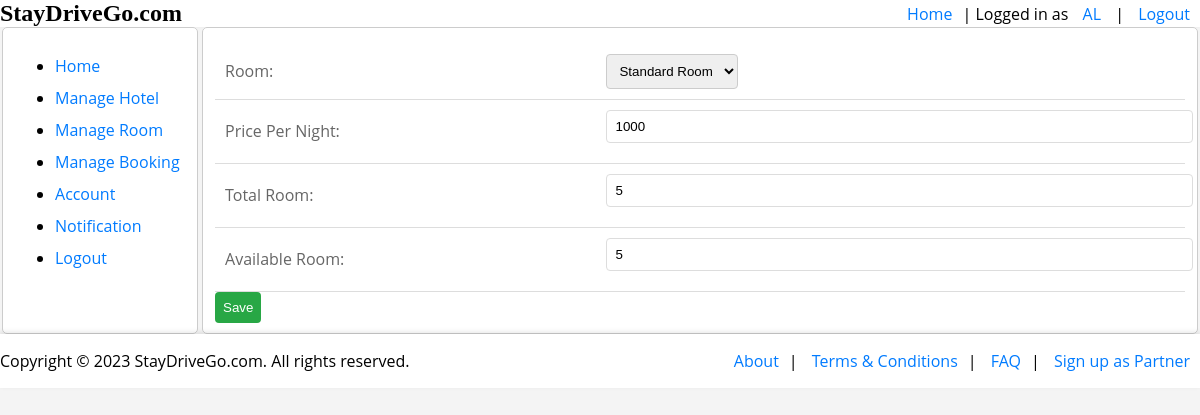
Screenshot of /view/editroom.php?id=26 (signed in) with the database file from the repository.
### tables this page shows
CREATE TABLE `roomtype` (
  `RoomTypeID` int(20) NOT NULL,
  `HotelID` int(20) NOT NULL,
  `TypeName` varchar(20) NOT NULL,
  `PricePerNight` int(20) NOT NULL,
  `TotalRooms` int(20) NOT NULL,
  `AvailableRooms` int(20) NOT NULL
);

### Model/hotelownermodel.php (called while the page is built, shortened)
<?php
function getRoom($roomid)
{
    $con = getConnection();
    $sql = "SELECT * FROM roomtype WHERE RoomTypeID = '{$roomid}'";
    $result = mysqli_query($con, $sql);
    $count = mysqli_num_rows($result);
    if ($count == 1) {
        $row = mysqli_fetch_assoc($result);
        return $row;
    } else {
        echo "Error";
        return false;
    }
}
?>

### View/editroom.php (the view, shortened to what this page needs)
<?php
require_once('../Model/hotelownermodel.php');
$roomid = $_GET['id'];
$room_info = getRoom($roomid);
?>
<!DOCTYPE html>
<html lang="en">
<head>
   <link rel="stylesheet" type="text/css" href="../Asset/home.css">
</head>
<body>
    <?php include_once('header.php'); ?>
    <section style="display: flex; justify-content: center;">
    <div style="width: 20%; display: flex; height: auto;">
            <?php include_once('menu.php') ?>
        </div>
        <div style="width: 100%; display: flex; height: auto;">
            <fieldset style="width: 100%;">
            <form action="../Controller/editroomcheck.php" method="post" onsubmit="return editroom();">
                    <table>
                        <tr>
                            <td>Room:</td>
                            <td>
                                <select name="room" id="room">
                                    <option value="standard" <?= ($room_info['TypeName'] === 'standard') ? 'selected' : '' ?>>Standard Room</option>
                                </select>
                            </td>
                        </tr>
                        <tr>
                            <td>Price Per Night:</td>
                            <td><input type="number" name="PricePerNight" id="PricePerNight" value="<?= $room_info['PricePerNight'] ?>" min="1"/></td>
                        </tr>
                        <tr>
                            <td>Total Room:</td>
                            <td><input type="number" name="TotalRooms" id="TotalRooms" value="<?= $room_info['TotalRooms'] ?>" min="1"/></td>
                        </tr>
                        <tr>
                            <td>Available Room:</td>
                            <td><input type="number" name="AvailableRooms" id="AvailableRooms" value="<?= $room_info['AvailableRooms']  ?>" min="1" /></td>
                        </tr>
                    </table>
                    <input type="Submit" value="Save">
                </form>
            </fieldset>
        </div>
    </section>
    <?php include_once('footerpublic.php'); ?>
</body>
</html>

### Asset/home.css (style rules this page uses)
body { font-family: "Open Sans", sans-serif; margin: 0; padding: 0; background-color: #f4f4f4; }
section { display: fixed; }
fieldset { border: 1px solid #ccc; border-radius: 5px; width: 90%; background-color: white; }
table { width: 100%; border-collapse: collapse; text-align: left; margin-top: 10px; }
th, td { padding: 10px; border-bottom: 1px solid #ddd; }
td { color: #666; }
select, input[type="date"], input[type="submit"] { padding: 8px; margin-right: 10px; border: 1px solid #ccc; border-radius: 4px; }
input[type="submit"] { background-color: #28a745; color: white; border: none; cursor: pointer; }
input[type="text"], input[type="password"], input[type="email"], input[type="date"], input[type="number"] { width: 100%; padding: 8px; margin-bottom: 10px; border: 1px solid #ddd; border-radius: 4px; }

### View/header.php (style rules this page uses)
body { margin: 0; padding: 0; font-family: 'Open Sans', sans-serif; display: flex; flex-direction: column; min-height: 100vh; }

### View/footerpublic.php (style rules this page uses)
body { margin: 0; padding: 0; font-family: 'Open Sans', sans-serif; display: flex; flex-direction: column; min-height: 100vh; }

### rows the page displays
roomtype: room "Standard Room", PricePerNight "1000", TotalRooms "5", AvailableRooms "5"

### other values shown
$_SESSION['firstname'] "AL"
